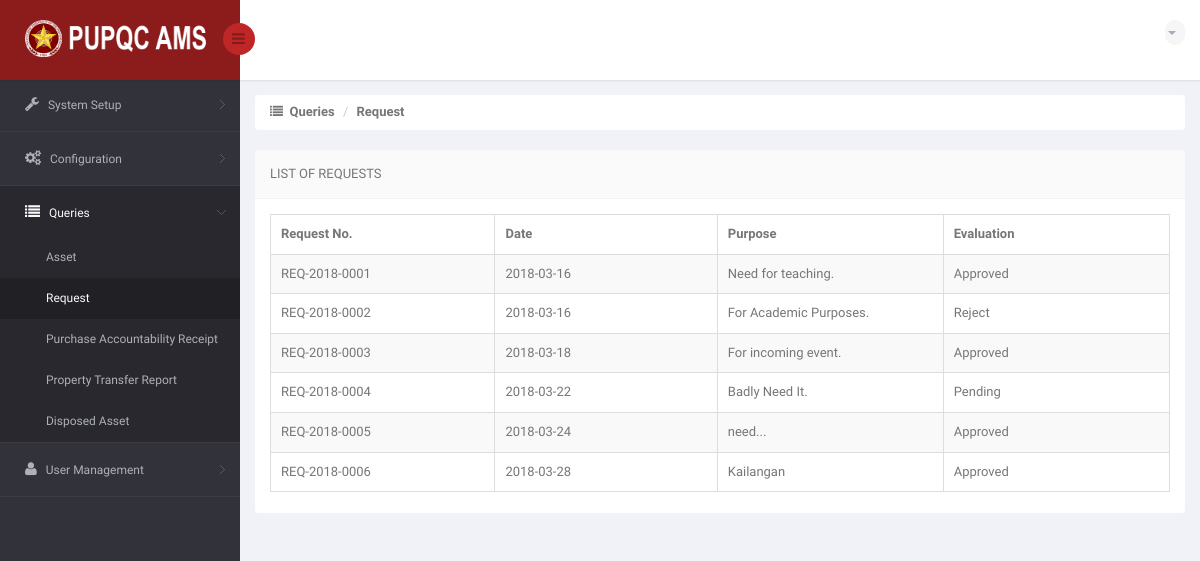
The page /DIR/Administrator/ADRequest.php (signed in) on the database as committed earlier.
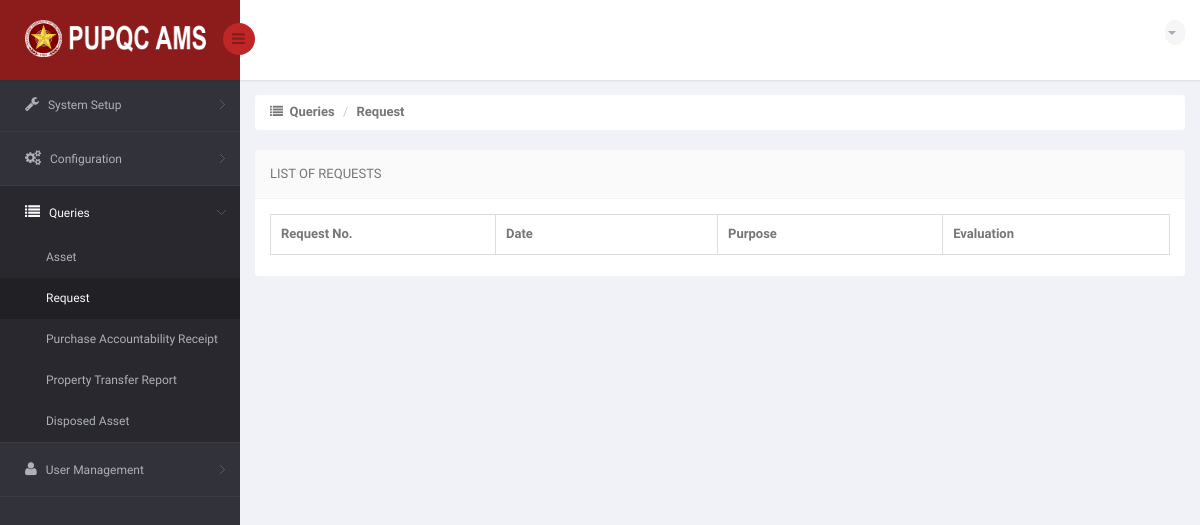
The same page on the database as committed later.
### tables this page shows
CREATE TABLE `ams_t_user_request_summary` (
  `URS_ID` int(11) NOT NULL,
  `URS_NO` varchar(15) NOT NULL,
  `URS_REQUEST_DATE` date NOT NULL,
  `URS_PURPOSE` varchar(350) NOT NULL,
  `URS_STATUS_TO_PO` varchar(25) NOT NULL DEFAULT 'Pending',
  `URS_APPROVED_DATE` date DEFAULT NULL,
  `URS_REJECT_DATE` date DEFAULT NULL,
  `URS_REMARKS` varchar(350) DEFAULT NULL,
  `URS_URGENT_DATE` date NOT NULL,
  `URS_URGENT_TYPE` varchar(25) NOT NULL,
  `URS_VIEW_BY_USER` int(11) NOT NULL DEFAULT '0',
  `URS_VIEW_BY_PO` int(11) NOT NULL DEFAULT '0',
  `URS_VIEW_BY_USER_MAIN` int(11) NOT NULL DEFAULT '0',
  `URS_VIEW_CLICKED` int(11) NOT NULL DEFAULT '0'
);

### DIR/Administrator/ADRequest.php (the view, shortened to what the changed rows need)
<!DOCTYPE html>
<html lang="en">
<head>
    <link href="../../bs3/css/bootstrap.min.css" rel="stylesheet">
    <link href="../../css/bootstrap-reset.css" rel="stylesheet">
    <link href="../../font-awesome/css/font-awesome.css" rel="stylesheet" />
    <link href="../../js/advanced-datatable/css/demo_page.css" rel="stylesheet" />
    <link href="../../js/advanced-datatable/css/demo_table.css" rel="stylesheet" />
    <link rel="stylesheet" href="../../js/data-tables/DT_bootstrap.css" />
    <link href="../../css/style.css" rel="stylesheet">
    <link href="../../css/style-responsive.css" rel="stylesheet" />
    <link href="../../js/iCheck/skins/minimal/minimal.css" rel="stylesheet">
    <link href="../../js/iCheck/skins/minimal/red.css" rel="stylesheet">
    <link href="../../js/iCheck/skins/minimal/green.css" rel="stylesheet">
    <link href="../../js/iCheck/skins/minimal/blue.css" rel="stylesheet">
    <link href="../../js/iCheck/skins/minimal/yellow.css" rel="stylesheet">
    <link href="../../js/iCheck/skins/minimal/purple.css" rel="stylesheet">
    <link href="../../js/iCheck/skins/square/square.css" rel="stylesheet">
    <link href="../../js/iCheck/skins/square/red.css" rel="stylesheet">
    <link href="../../js/iCheck/skins/square/green.css" rel="stylesheet">
    <link href="../../js/iCheck/skins/square/blue.css" rel="stylesheet">
    <link href="../../js/iCheck/skins/square/yellow.css" rel="stylesheet">
    <link href="../../js/iCheck/skins/square/purple.css" rel="stylesheet">
    <link href="../../js/iCheck/skins/flat/grey.css" rel="stylesheet">
    <link href="../../js/iCheck/skins/flat/red.css" rel="stylesheet">
    <link href="../../js/iCheck/skins/flat/green.css" rel="stylesheet">
    <link href="../../js/iCheck/skins/flat/blue.css" rel="stylesheet">
    <link href="../../js/iCheck/skins/flat/yellow.css" rel="stylesheet">
    <link href="../../js/iCheck/skins/flat/purple.css" rel="stylesheet">
    <link rel="stylesheet" type="text/css" href="../../js/select2/select2.css" />
    <link rel="stylesheet" type="text/css" href="../../js/bootstrap-daterangepicker/daterangepicker-bs3.css" />
    <link rel="stylesheet" type="text/css" href="../../js/bootstrap-datetimepicker/css/datetimepicker.css" />
    <link rel="stylesheet" type="text/css" href="../../js/bootstrap-datepicker/css/datepicker.css" />
    <link href="../../js/plugins/sweetalert/sweetalert.css" type="text/css" rel="stylesheet" media="screen,projection">
</head>
<body>
<section id="container" >
                <?php
                    include('../Connection/db.php');
                  ?>
    <section id="main-content">
        <section class="wrapper">
            <div class="row">
                <div class="col-sm-12">
                    <section class="panel">
                        <div class="panel-body">
                            <div class="adv-table">
                                <table  class="display table table-bordered table-striped tblCampusData" id="dynamic-table">
                                    <thead>
                                        <tr>
                                            <th style="width: 250px">Request No.</th>
                                            <th style="width: 250px">Date</th>
                                            <th style="width: 250px">Purpose</th>
                                            <th style="width: 250px">Evaluation</th>
                                        </tr>
                                    </thead>
                                    <tbody>
                                    <?php
                                        $sql = "SELECT * FROM ams_t_user_request_summary";
                                        $result = mysqli_query($connection, $sql) or die("Bad Query: $sql");
                                        while($row = mysqli_fetch_assoc($result))
                                            {
                                              $no = $row['URS_NO'];
                                              $date = $row['URS_REQUEST_DATE'];
                                              $purp = $row['URS_PURPOSE'];
                                              $stat = $row['URS_STATUS_TO_PO'];
                                    ?>
                                        <tr class="gradeX"">
                                            <td> <?php echo $no; ?> </td>
                                            <td> <?php echo $date; ?> </td>
                                            <td> <?php echo $purp; ?> </td>
                                            <td> <?php echo $stat; ?> </td>
                                        </tr>
                                    <?php
                                        }
                                    ?>
                                    </tbody>
                                </table>
                            </div>
                        </div>
                    </section>
                </div>
            </div>
        </section>
    </section>
</section>
</body>
</html>

Rows that differ between the two databases and show on the page:
removed ams_t_user_request_summary: URS_NO "REQ-2018-0001", URS_REQUEST_DATE "2018-03-16", URS_PURPOSE "Need for teaching.", URS_STATUS_TO_PO "Approved"
removed ams_t_user_request_summary: URS_NO "REQ-2018-0002", URS_REQUEST_DATE "2018-03-16", URS_PURPOSE "For Academic Purposes.", URS_STATUS_TO_PO "Reject"
removed ams_t_user_request_summary: URS_NO "REQ-2018-0003", URS_REQUEST_DATE "2018-03-18", URS_PURPOSE "For incoming event.", URS_STATUS_TO_PO "Approved"
removed ams_t_user_request_summary: URS_NO "REQ-2018-0004", URS_REQUEST_DATE "2018-03-22", URS_PURPOSE "Badly Need It.", URS_STATUS_TO_PO "Pending"
removed ams_t_user_request_summary: URS_NO "REQ-2018-0005", URS_REQUEST_DATE "2018-03-24", URS_PURPOSE "need...", URS_STATUS_TO_PO "Approved"
removed ams_t_user_request_summary: URS_NO "REQ-2018-0006", URS_REQUEST_DATE "2018-03-28", URS_PURPOSE "Kailangan", URS_STATUS_TO_PO "Approved"
